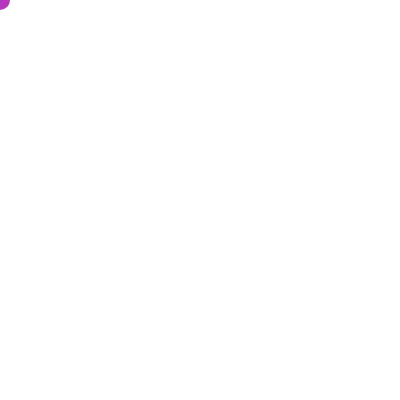
Frame 1 (no input)
Frame 60 (no input): identical to frame 1, image omitted
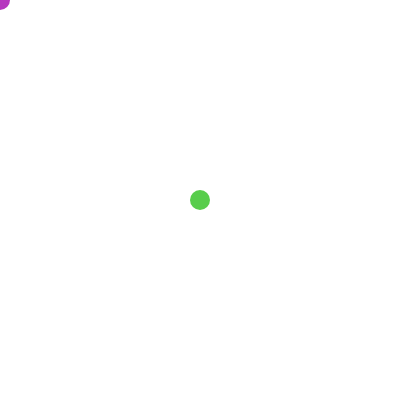
Frame 120 (the mouse pressed at the canvas centre since frame 60)

The p5.js sketch that drew these frames (run headless with seeded random() and noise() and a simulated clock; from frame 60 on, the mouse is pressed at the canvas centre):

// p5.js sketch
// ── sketch.js
function setup() {
    createCanvas(400, 400);
    background(255);
}

function draw() {
    // nothing here – we only draw on mouse movement
}

function mouseMoved() {
    fill(random(255), random(255), random(255));
    noStroke();
    ellipse(mouseX, mouseY, 20, 20);
}
